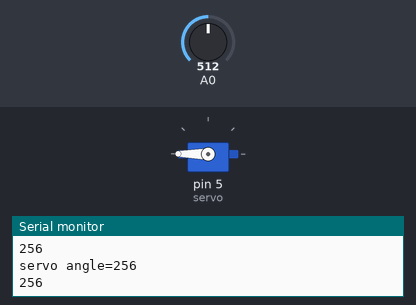
Simulated run of this sketch. Board: Arduino Uno, built with avr-gcc and run on an emulated ATmega328P. Shown: servo, the last lines printed to the serial monitor. The inputs (shaded band) are chosen by the test bench; at power-on: A0 = 512.

Above: at 1.8 s.
1.9 s: A0 set to 306
At 3.2 s:
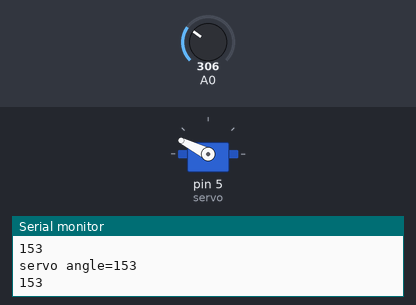
4.0 s: A0 set to 122
At 5.7 s:
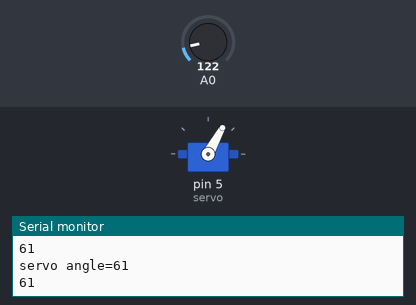
6.0 s: A0 set to 0
At 7.5 s:
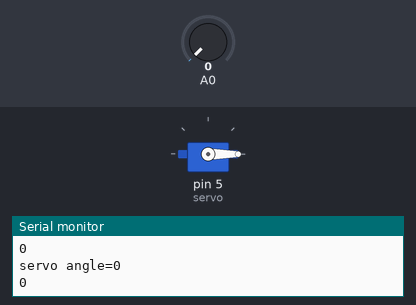
8.0 s: A0 set to 511
At 9.1 s:
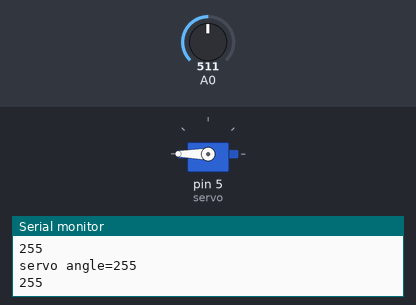
10.0 s: A0 set to 986
11.7 s: A0 set to 1015
At 13.4 s:
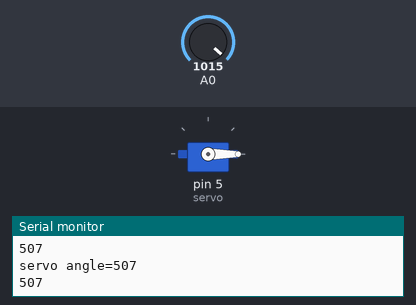
Timing chart, 0 to 14.9 s (numbered marks = the images above; inputs shaded):
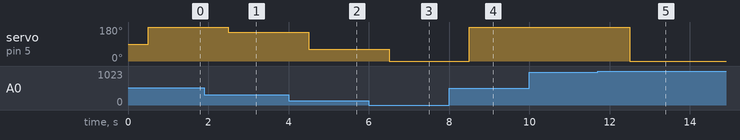

Measured:
- the behaviour switches between 999 and 1000 on A0 (found by bisection; images 4 and 5)
- after the input at 1.9 s, servo on pin 5 (servo): 180° → 153° after 0.60 s
- after the input at 4.0 s, servo on pin 5 (servo): 153° → 61° after 0.50 s
- after the input at 6.0 s, servo on pin 5 (servo): 61° → 0° after 0.50 s
- after the input at 8.0 s, servo on pin 5 (servo): 0° → 180° after 0.51 s
- after the input at 11.7 s, servo on pin 5 (servo): 180° → 0° after 0.81 s

The sketch:

sketch_jul01a.ino
```cpp
//MAKING THE MOVEMENT OF THE SERVO ACCORDING TO THE TEMPERATURE AND THEREBY MAKING A ANALOG TEMPERATURE METER

#include<Servo.h>
Servo servo;
int l=0;
int a=A0;
int b=0;
void setup() {
servo.attach(5);
Serial.begin(9600);
pinMode(A0,INPUT);
}

void loop()
{
 l=analogRead(A0);
 b=l/2;
Serial.println(b);
delay(500);
  servo.write(b);
  delay(500);
  Serial.print("servo angle=");
 Serial.println(b)

;}
```
